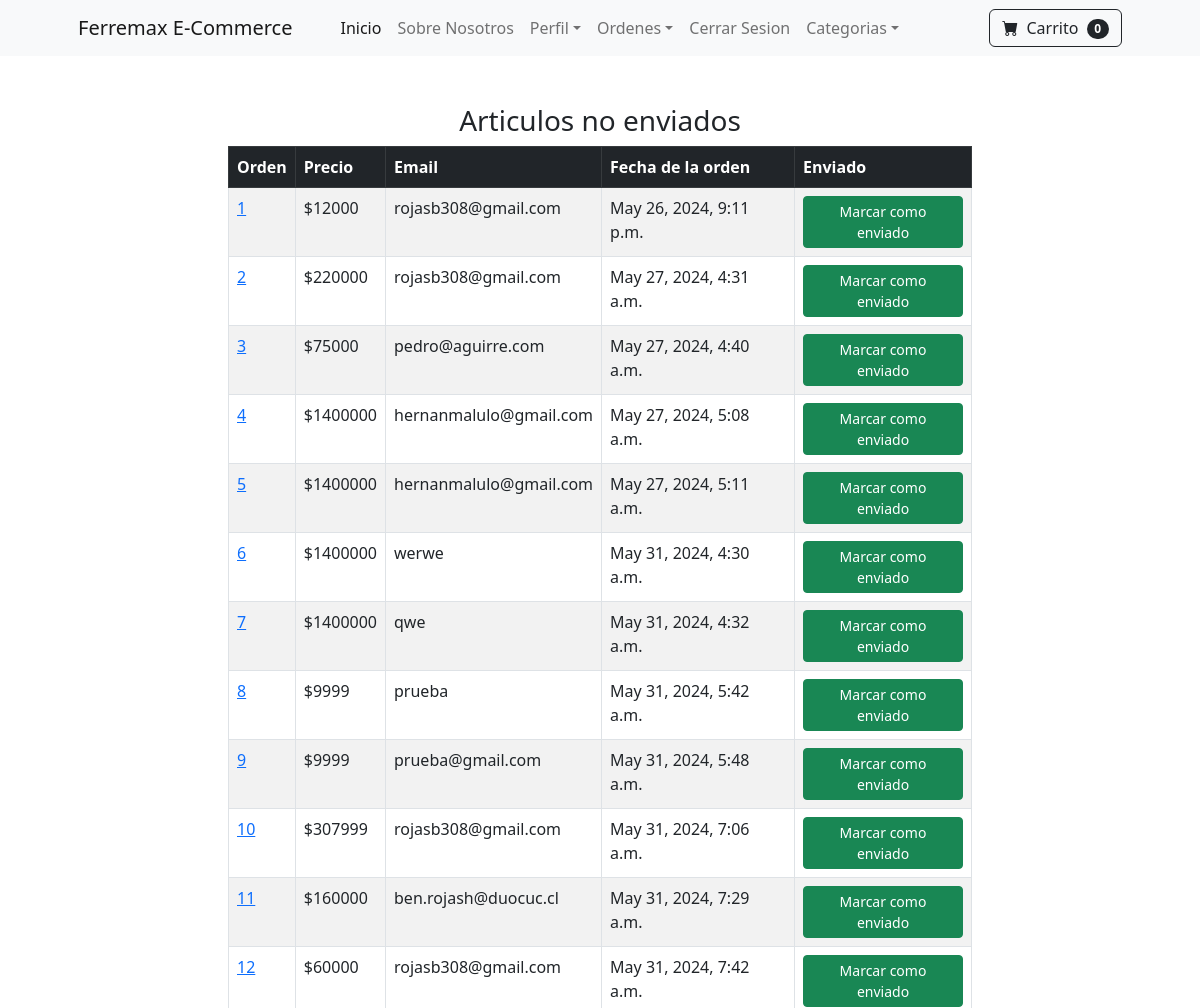
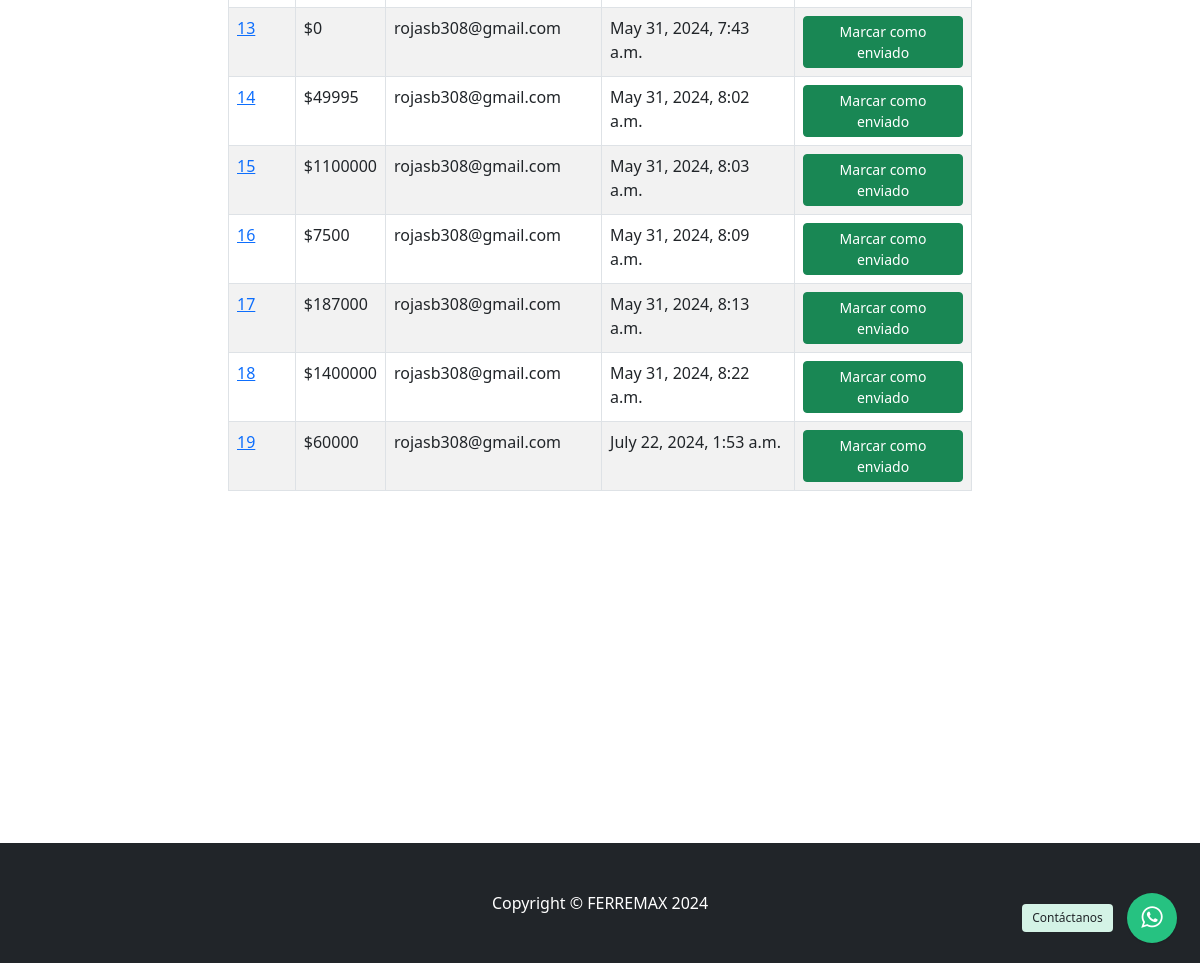
Page /payment/not_shipped_dash (signed in) on the committed database (2 pictures, top to bottom).
### payment/models.py (models this page shows, shortened)
class Order(models.Model):
    user = models.ForeignKey(User, on_delete=models.CASCADE, null=True, blank=True)
    full_name = models.CharField(max_length=250)
    email = models.EmailField(max_length=250)
    shipping_address = models.TextField(max_length=15000)
    amount_paid = models.DecimalField(max_digits=7, decimal_places=0)
    date_ordered = models.DateTimeField(auto_now_add=True)
    shipped = models.BooleanField(default=False)
    date_shipped = models.DateTimeField(blank=True, null=True)

### payment/views.py (the view, shortened to what this page needs)
# urls.py: path('not_shipped_dash', views.not_shipped_dash, name='not_shipped_dash'),
def not_shipped_dash(request):
	if request.user.is_authenticated and request.user.is_superuser:
		orders = Order.objects.filter(shipped=False)
		return render(request, "payment/not_shipped_dash.html", {"orders":orders})
	else:
		messages.success(request, "Access Denied")
		return redirect('home')

### cart/cart.py (called while the page is built)
    def __len__(self):
        return len(self.cart)

### cart/context_processors.py (called while the page is built)
def cart(request):
    return{'cart': Cart(request)}

### payment/templates/payment/not_shipped_dash.html (shortened to what this page needs)
{% extends 'base.html' %}
{% block content %}
        <div class="container">
        	<div class="row">
        		<center>
        			<div class="col-8">
        				<br/><br/>
<h3>Articulos no enviados</h3>
<table class="table table-striped table-hover table-bordered">
  <thead class="table-dark">
    <tr>
      <th scope="col">Orden</th>
      <th scope="col">Precio</th>
      <th scope="col">Email</th>
      <th scope="col">Fecha de la orden</th>
      <th scope="col">Enviado</th>
    </tr>
  </thead>
  <tbody>
  	{% for item in orders %}
    <tr>
      <td><a href="{% url 'orders' item.id %}">{{ item.id }}</a></td>
      <td>${{ item.amount_paid }}</td>
      <td>{{ item.email }}</td>
      <td>{{ item.date_ordered }}</td>
      <td>
        <form method="POST">
          <button type="Submit" class="btn btn-success btn-sm">Marcar como enviado</button>
        </form>
      </td>
    </tr>
    {% endfor %}
  </tbody>
</table>
<br/><br/>
<br/><br/>
        			</div>
        		</center>
        	</div>
        </div>
        <br/><br/><br/><br/>
        <br/><br/><br/><br/>
        <br/><br/>
{% endblock %}

### rows in the picture
Order: id "1", amount_paid "12000", email "rojasb308@gmail.com", date_ordered "May 26, 2024, 9:11 p.m."
Order: id "2", amount_paid "220000", email "rojasb308@gmail.com", date_ordered "May 27, 2024, 4:31 a.m."
Order: id "3", amount_paid "75000", email "pedro@aguirre.com", date_ordered "May 27, 2024, 4:40 a.m."
Order: id "4", amount_paid "1400000", email "hernanmalulo@gmail.com", date_ordered "May 27, 2024, 5:08 a.m."
Order: id "5", amount_paid "1400000", email "hernanmalulo@gmail.com", date_ordered "May 27, 2024, 5:11 a.m."
Order: id "6", amount_paid "1400000", email "werwe", date_ordered "May 31, 2024, 4:30 a.m."
Order: id "7", amount_paid "1400000", email "qwe", date_ordered "May 31, 2024, 4:32 a.m."
Order: id "8", amount_paid "9999", email "prueba", date_ordered "May 31, 2024, 5:42 a.m."
Order: id "9", amount_paid "9999", email "prueba@gmail.com", date_ordered "May 31, 2024, 5:48 a.m."
Order: id "10", amount_paid "307999", email "rojasb308@gmail.com", date_ordered "May 31, 2024, 7:06 a.m."
Order: id "11", amount_paid "160000", email "ben.rojash@duocuc.cl", date_ordered "May 31, 2024, 7:29 a.m."
Order: id "12", amount_paid "60000", email "rojasb308@gmail.com", date_ordered "May 31, 2024, 7:42 a.m."
Order: id "13", amount_paid "0", email "rojasb308@gmail.com", date_ordered "May 31, 2024, 7:43 a.m."
Order: id "14", amount_paid "49995", email "rojasb308@gmail.com", date_ordered "May 31, 2024, 8:02 a.m."
Order: id "15", amount_paid "1100000", email "rojasb308@gmail.com", date_ordered "May 31, 2024, 8:03 a.m."
Order: id "16", amount_paid "7500", email "rojasb308@gmail.com", date_ordered "May 31, 2024, 8:09 a.m."
Order: id "17", amount_paid "187000", email "rojasb308@gmail.com", date_ordered "May 31, 2024, 8:13 a.m."
Order: id "18", amount_paid "1400000", email "rojasb308@gmail.com", date_ordered "May 31, 2024, 8:22 a.m."
Order: id "19", amount_paid "60000", email "rojasb308@gmail.com", date_ordered "July 22, 2024, 1:53 a.m."

### other values in the picture
{{ cart|length }} "0"
